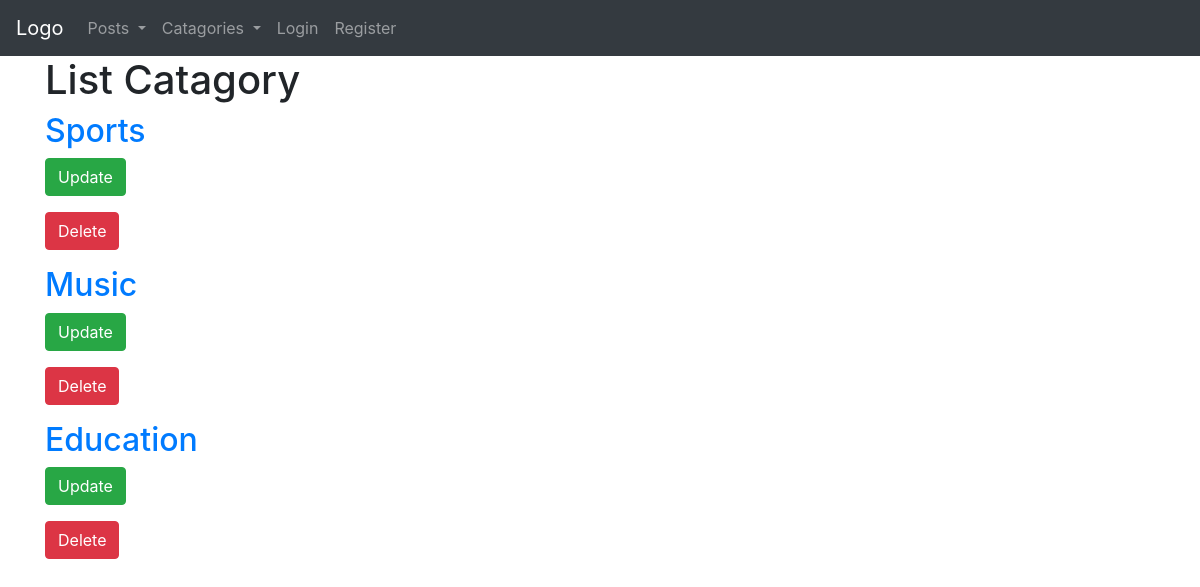
Screenshot of /catagory/ with the database file from the repository.
### PostApp/models.py (models this page shows, shortened)
class Catagory(models.Model):
    name = models.CharField(max_length=255)
    created_at = models.DateTimeField(auto_now_add=True, blank=True, null=True)

### PostApp/views.py (the view)
# urls.py: path('catagory/', CatagoryView.as_view(), name="catagory"),
class CatagoryView(ListView):
    model = Catagory
    template_name = "view-catagories.html"

### templates/view-catagories.html
{% extends 'base.html' %}
{% block content %}
    <h1>List Catagory</h1>
    {% for catagory in object_list %}
    <h2><a href="{% url 'catagory-detail' catagory.pk %}">{{ catagory.name }}</a></h2>
    <p><a href="{% url 'update-catagory' catagory.pk %}" class="btn btn-success">Update</a></p>
    <p><a href="{% url 'delete-catagory' catagory.pk %}" class="btn btn-danger">Delete</a></p>
    {% endfor %}
{% endblock %}

### rows the page displays
Catagory: name "Sports"
Catagory: name "Music"
Catagory: name "Education"
